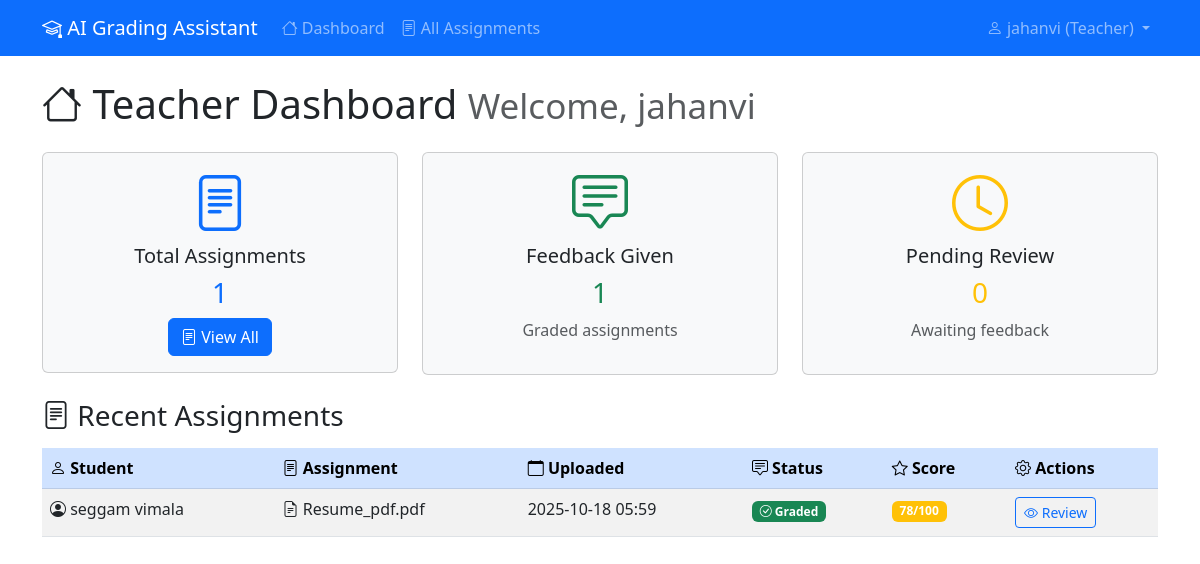
Page /teacher/dashboard (signed in) on the committed database.
### StudyBuddy/models.py (models this page shows, shortened)
class User(UserMixin, db.Model):
    id = db.Column(db.Integer, primary_key=True)
    name = db.Column(db.String(100), nullable=False)
    email = db.Column(db.String(120), unique=True, nullable=False)
    password_hash = db.Column(db.String(200), nullable=False)
    role = db.Column(db.String(20), nullable=False)  # 'student' or 'teacher'
    created_at = db.Column(db.DateTime, default=datetime.utcnow)
    assignments = db.relationship('Assignment', backref='student', lazy=True, foreign_keys='Assignment.student_id')
    feedbacks = db.relationship('Feedback', backref='teacher', lazy=True, foreign_keys='Feedback.teacher_id')

class Assignment(db.Model):
    id = db.Column(db.Integer, primary_key=True)
    student_id = db.Column(db.Integer, db.ForeignKey('user.id'), nullable=False)
    filename = db.Column(db.String(255), nullable=False)
    filepath = db.Column(db.String(500), nullable=False)
    text_content = db.Column(db.Text, nullable=True)
    uploaded_at = db.Column(db.DateTime, default=datetime.utcnow)
    feedbacks = db.relationship('Feedback', backref='assignment', lazy=True, cascade='all, delete-orphan')

class Feedback(db.Model):
    id = db.Column(db.Integer, primary_key=True)
    assignment_id = db.Column(db.Integer, db.ForeignKey('assignment.id'), nullable=False)
    teacher_id = db.Column(db.Integer, db.ForeignKey('user.id'), nullable=False)
    content = db.Column(db.Text, nullable=False)
    score = db.Column(db.Integer, nullable=True)  # 0-100
    generated_by_ai = db.Column(db.Boolean, default=True)
    created_at = db.Column(db.DateTime, default=datetime.utcnow)

### StudyBuddy/app.py (the view)
@app.route('/teacher/dashboard')
@login_required
def teacher_dashboard():
    if current_user.role != 'teacher':
        return redirect(url_for('student_dashboard'))
    assignments = Assignment.query.join(User).order_by(Assignment.uploaded_at.desc()).all()
    return render_template('dashboard_teacher.html', assignments=assignments)

### StudyBuddy/app.py (called while the page is built)
@login_manager.user_loader
def load_user(user_id):
    return User.query.get(int(user_id))

### StudyBuddy/templates/dashboard_teacher.html (shortened to what this page needs)
{% extends "base.html" %}
{% block content %}
<div class="row">
    <div class="col-12">
        <h1 class="mb-4">
            <i class="bi bi-house"></i> Teacher Dashboard
            <small class="text-muted">Welcome, {{ current_user.name }}</small>
        </h1>
    </div>
</div>
<div class="row mb-4">
    <div class="col-md-4">
        <div class="card bg-light">
            <div class="card-body text-center">
                <i class="bi bi-file-text display-4 text-primary"></i>
                <h5 class="card-title mt-2">Total Assignments</h5>
                <h3 class="text-primary">{{ assignments|length }}</h3>
                <a href="{{ url_for('assignment_list') }}" class="btn btn-primary">
                    <i class="bi bi-file-text"></i> View All
                </a>
            </div>
        </div>
    </div>
    <div class="col-md-4">
        <div class="card bg-light">
            <div class="card-body text-center">
                <i class="bi bi-chat-square-text display-4 text-success"></i>
                <h5 class="card-title mt-2">Feedback Given</h5>
                <h3 class="text-success">{{ assignments|selectattr('feedbacks')|list|length }}</h3>
                <p class="text-muted">Graded assignments</p>
            </div>
        </div>
    </div>
    <div class="col-md-4">
        <div class="card bg-light">
            <div class="card-body text-center">
                <i class="bi bi-clock display-4 text-warning"></i>
                <h5 class="card-title mt-2">Pending Review</h5>
                <h3 class="text-warning">{{ assignments|rejectattr('feedbacks')|list|length }}</h3>
                <p class="text-muted">Awaiting feedback</p>
            </div>
        </div>
    </div>
</div>
<div class="row">
    <div class="col-12">
        <h3 class="mb-3">
            <i class="bi bi-file-text"></i> Recent Assignments
        </h3>
        {% if assignments %}
        <div class="table-responsive">
            <table class="table table-striped">
                <thead class="table-primary">
                    <tr>
                        <th><i class="bi bi-person"></i> Student</th>
                        <th><i class="bi bi-file-text"></i> Assignment</th>
                        <th><i class="bi bi-calendar"></i> Uploaded</th>
                        <th><i class="bi bi-chat-square-text"></i> Status</th>
                        <th><i class="bi bi-star"></i> Score</th>
                        <th><i class="bi bi-gear"></i> Actions</th>
                    </tr>
                </thead>
                <tbody>
                    {% for assignment in assignments[:10] %}
                    <tr>
                        <td>
                            <i class="bi bi-person-circle"></i>
                            {{ assignment.student.name }}
                        </td>
                        <td>
                            <i class="bi bi-file-earmark-text"></i>
                            {{ assignment.filename }}
                        </td>
                        <td>{{ assignment.uploaded_at.strftime('%Y-%m-%d %H:%M') }}</td>
                        <td>
                            {% if assignment.feedbacks %}
                                <span class="badge bg-success">
                                    <i class="bi bi-check-circle"></i> Graded
                                </span>
                            {% else %}
                                <span class="badge bg-warning">
                                    <i class="bi bi-clock"></i> Pending
                                </span>
                            {% endif %}
                        </td>
                        <td>
                            {% if assignment.feedbacks %}
                                {% set latest_feedback = assignment.feedbacks|selectattr('score')|first %}
                                {% if latest_feedback %}
                                    <span class="badge bg-{{ 'success' if latest_feedback.score >= 80 else 'warning' if latest_feedback.score >= 60 else 'danger' }}">
                                        {{ latest_feedback.score }}/100
                                    </span>
                                {% else %}
                                    <span class="text-muted">-</span>
                                {% endif %}
                            {% else %}
                                <span class="text-muted">-</span>
                            {% endif %}
                        </td>
                        <td>
                            <a href="{{ url_for('view_assignment', assignment_id=assignment.id) }}" class="btn btn-sm btn-outline-primary">
                                <i class="bi bi-eye"></i> Review
                            </a>
                        </td>
                    </tr>
                    {% endfor %}
                </tbody>
            </table>
        </div>
        {% else %}
        <div class="alert alert-info text-center">
            <i class="bi bi-info-circle"></i>
            <h5>No assignments yet</h5>
            <p class="mb-0">Students haven't submitted any assignments for grading yet.</p>
        </div>
        {% endif %}
    </div>
</div>
{% endblock %}

### StudyBuddy/templates/base.html (shortened to what this page needs)
<!DOCTYPE html>
<html lang="en">
<head>
    <link href="https://cdn.jsdelivr.net/npm/bootstrap@5.3.0/dist/css/bootstrap.min.css" rel="stylesheet">
    <link href="https://cdn.jsdelivr.net/npm/bootstrap-icons@1.10.0/font/bootstrap-icons.css" rel="stylesheet">
</head>
<body>
    <nav class="navbar navbar-expand-lg navbar-dark bg-primary">
        <div class="container">
            <a class="navbar-brand" href="{{ url_for('index') }}">
                <i class="bi bi-mortarboard"></i> AI Grading Assistant
            </a>
            {% if current_user.is_authenticated %}
            <div class="collapse navbar-collapse" id="navbarNav">
                <ul class="navbar-nav me-auto">
                    {% if current_user.role == 'student' %}
                    <li class="nav-item">
                        <a class="nav-link" href="{{ url_for('student_dashboard') }}">
                            <i class="bi bi-house"></i> Dashboard
                        </a>
                    </li>
                    <li class="nav-item">
                        <a class="nav-link" href="{{ url_for('upload_assignment') }}">
                            <i class="bi bi-cloud-upload"></i> Upload Assignment
                        </a>
                    </li>
                    {% else %}
                    <li class="nav-item">
                        <a class="nav-link" href="{{ url_for('teacher_dashboard') }}">
                            <i class="bi bi-house"></i> Dashboard
                        </a>
                    </li>
                    <li class="nav-item">
                        <a class="nav-link" href="{{ url_for('assignment_list') }}">
                            <i class="bi bi-file-text"></i> All Assignments
                        </a>
                    </li>
                    {% endif %}
                </ul>
                <ul class="navbar-nav">
                    <li class="nav-item dropdown">
                        <a class="nav-link dropdown-toggle" href="#" role="button" data-bs-toggle="dropdown">
                            <i class="bi bi-person"></i> {{ current_user.name }} ({{ current_user.role.title() }})
                        </a>
                    </li>
                </ul>
            </div>
            {% endif %}
        </div>
    </nav>
    <main class="container mt-4">
        {% block content %}{% endblock %}
    </main>
</body>
</html>

### rows in the picture
User: name "jahanvi", role "Teacher"
Assignment: student.name "seggam vimala", filename "Resume_pdf.pdf", uploaded_at "2025-10-18 05:59"
Feedback: score "78"

### other values in the picture
{{ assignments|length }} "1"
{{ assignments|selectattr('feedbacks')|list|length }} "1"
{{ assignments|rejectattr('feedbacks')|list|length }} "0"
